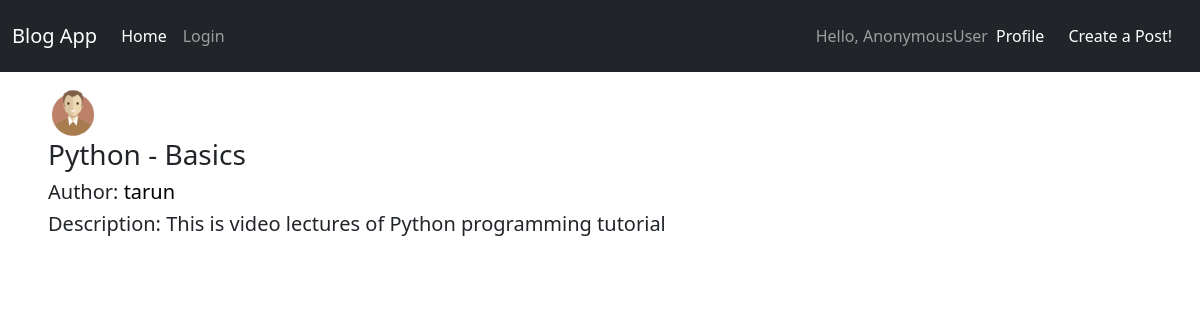
The app's page /post/1/ with its own data.
### posts/models.py (models this page shows, shortened)
class Post(models.Model):
    author = models.ForeignKey(User, on_delete=models.CASCADE)
    title = models.CharField(max_length=100)
    description = models.TextField(blank=True)

### users/models.py (models this page shows, shortened)
class Profile(models.Model):
    user = models.OneToOneField(User, on_delete=models.CASCADE)
    image = models.ImageField(default='profile_pics/default.png', upload_to='profile_pics')

### posts/views.py (the view)
# urls.py: path('post/<int:pk>/', PostDetailView.as_view(), name = 'post-detail'), #DetailView
class PostDetailView(DetailView):
    model = Post

### posts/templates/posts/post_detail.html
{% extends 'posts/base.html' %}
{% block content %}
    {% include 'posts/navbar.html' %}
        <div class="col px-md-5 mt-3">
            <img src=" {{ object.author.profile.image.url }}" alt = "Image" width="50px" height="50px">
            <h3> {{object.title}} </h3>
            <h5> Author: <a style="text-decoration:none; color: black" onmouseover="this.style.color='blue'" onmouseout="this.style.color='black'" href = "{% url 'user-posts' post.author %}">{{post.author}}</a> </h5>
            <h5> Description: {{object.description}} </h5>
        </div>
{% endblock %}

### records on screen
Post: author.profile.image (picture), title "Python - Basics", author "tarun", description "This is video lectures of Python programming tutorial"

### other values on screen
{{ user | capfirst }} "AnonymousUser"
